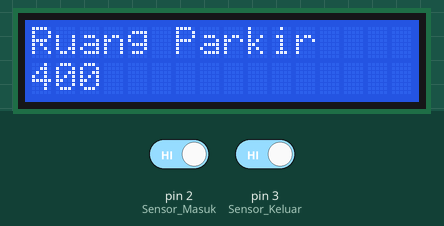
This sketch was run on a simulated Arduino Uno, built with avr-gcc and run on an emulated ATmega328P. On the bench: 16×2 character LCD. Inputs (shaded band) come from the test bench; at power-on: pin 2 (Sensor_Masuk) HIGH, pin 3 (Sensor_Keluar) HIGH.

Above: at 1.2 s.
1.3 s: pin 2 (Sensor_Masuk) driven LOW
At 1.6 s:
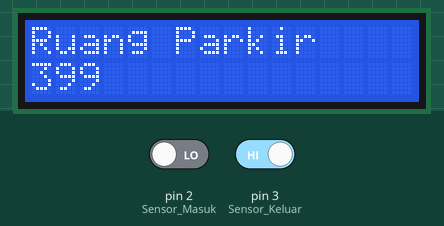
Timing chart, 0 to 4.3 s (numbered marks = the images above; inputs shaded):
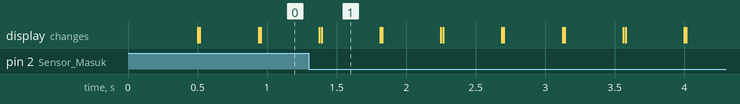

Measured:
- after the input at 1.3 s, the display: first differs from a run without the input after 0.09 s (image 1)
- what the display in image 1 shows lasts 0.4 s, from 1.4 s to 1.8 s

The sketch:

index.ino
```cpp
#include <LiquidCrystal_I2C.h>
LiquidCrystal_I2C lcd(0x27,16,2);

#define Sensor_Masuk 2
#define Sensor_Keluar 3

int Kondisi_Masuk;
int Kondisi_Keluar;
bool Kendaraan_Masuk = false;
bool Kendaraan_Keluar = false;
int Jumlah_Ruang = 400;

void setup() {
  lcd.init ();
  lcd.setBacklight(HIGH);
  pinMode(Sensor_Masuk, INPUT);
  pinMode(Sensor_Keluar, INPUT);
}

void loop() {
  Kondisi_Masuk = digitalRead(Sensor_Masuk);
  Kondisi_Keluar = digitalRead(Sensor_Keluar);

  if(Kondisi_Masuk == LOW && Kendaraan_Masuk){
    Jumlah_Ruang -= 1;
    Kendaraan_Masuk = false;
  }
  else if(Kondisi_Masuk == HIGH && !Kendaraan_Masuk){
    Kendaraan_Masuk = true;
  }

  if(Kondisi_Keluar == LOW && Kendaraan_Keluar){
    Jumlah_Ruang += 1;
    Kendaraan_Keluar = false;
  }
  else if(Kondisi_Keluar == HIGH && !Kendaraan_Keluar){
    Kendaraan_Keluar = true;
  }

  lcd.setCursor(0,0);
  lcd.print("Ruang Parkir");
  lcd.setCursor(0,1);
  lcd.print(Jumlah_Ruang);
  delay(200);
  lcd.clear();
}
```
